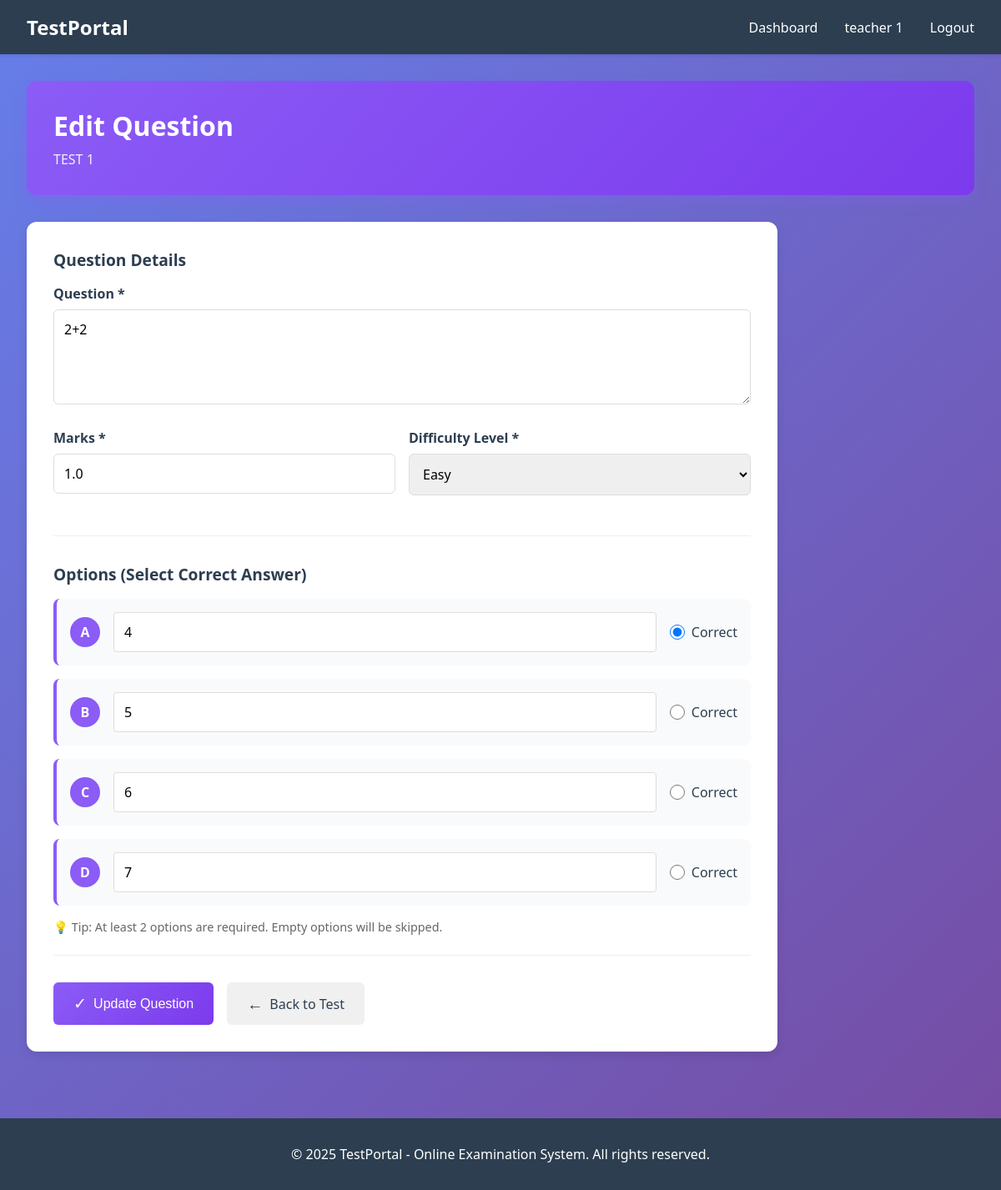
/questions/questions/4/edit/ (signed in), run on the app's committed database.
### accounts/models.py (models this page shows, shortened)
class User(AbstractUser):
    ROLE_CHOICES = (
        ('ADMIN', 'Admin'),
        ('HOD', 'HOD'),
        ('TEACHER', 'Teacher'),
        ('STUDENT', 'Student'),
    )
    role = models.CharField(max_length=20, choices=ROLE_CHOICES)
    groups = models.ManyToManyField(
        'auth.Group',
        verbose_name='groups',
        blank=True,
        related_name='custom_user_groups'
    )
    user_permissions = models.ManyToManyField(
        'auth.Permission',
        verbose_name='user permissions',
        blank=True,
        related_name='custom_user_permissions'
    )

### questions/models.py (models this page shows, shortened)
class Test(models.Model):
    STATUS_CHOICES = (
        ('DRAFT', 'Draft'),
        ('ACTIVE', 'Active'),
        ('CLOSED', 'Closed'),
    )
    title = models.CharField(max_length=255)
    description = models.TextField()
    subject = models.ForeignKey(Subject, on_delete=models.CASCADE, related_name='tests')
    created_by = models.ForeignKey(User, on_delete=models.CASCADE, related_name='created_tests')
    status = models.CharField(max_length=20, choices=STATUS_CHOICES, default='DRAFT')
    total_marks = models.IntegerField(default=100)
    duration_minutes = models.IntegerField(default=60)  # Duration in minutes
    passing_marks = models.IntegerField(default=40)
    start_date = models.DateTimeField()
    end_date = models.DateTimeField()
    is_negative_marking = models.BooleanField(default=False)
    negative_mark_per_question = models.FloatField(default=0)
    instructions = models.TextField(blank=True)
    created_at = models.DateTimeField(auto_now_add=True)
    updated_at = models.DateTimeField(auto_now=True)
    class Meta:
        ordering = ['-created_at']

class Question(models.Model):
    DIFFICULTY_CHOICES = (
        ('EASY', 'Easy'),
        ('MEDIUM', 'Medium'),
        ('HARD', 'Hard'),
    )
    test = models.ForeignKey(Test, on_delete=models.CASCADE, related_name='questions')
    question_text = models.TextField()
    question_image = models.ImageField(upload_to='questions/', blank=True, null=True)
    marks = models.FloatField(default=1)
    difficulty = models.CharField(max_length=10, choices=DIFFICULTY_CHOICES, default='MEDIUM')
    order = models.IntegerField(default=0)  # Order of question in test
    created_at = models.DateTimeField(auto_now_add=True)
    updated_at = models.DateTimeField(auto_now=True)
    class Meta:
        ordering = ['test', 'order']

class QuestionOption(models.Model):
    question = models.ForeignKey(Question, on_delete=models.CASCADE, related_name='options')
    option_text = models.TextField()
    option_image = models.ImageField(upload_to='options/', blank=True, null=True)
    is_correct = models.BooleanField(default=False)
    order = models.IntegerField(default=0)  # A=0, B=1, C=2, D=3
    class Meta:
        ordering = ['question', 'order']
    def get_option_letter(self):
        return chr(65 + self.order)

### questions/views.py (the view, shortened to what this page needs)
# urls.py: path('questions/<int:question_id>/edit/', views.edit_question, name='edit_question'),
@login_required(login_url='accounts:login')
def edit_question(request, question_id):
    question = get_object_or_404(Question, id=question_id)
    test = question.test
    if request.user != test.created_by and request.user.role != 'ADMIN':
        messages.error(request, 'You do not have permission to edit this question')
        return redirect('questions:test_detail', test_id=test.id)
    context = {'question': question, 'test': test}
    return render(request, 'questions/edit_question.html', context)

### templates/questions/edit_question.html (shortened to what this page needs)
{% extends 'base.html' %}
{% block content %}
<div class="dashboard-container">
    <div class="dashboard-header" style="background: linear-gradient(135deg, #8b5cf6 0%, #7c3aed 100%);">
        <h1>Edit Question</h1>
        <p class="header-subtitle">{{ test.title }}</p>
    </div>
    <div class="content-card" style="max-width: 900px;">
        <form method="POST" class="form-container">
            <div class="form-section">
                <h3>Question Details</h3>
                <div class="form-group">
                    <label for="question_text">Question *</label>
                    <textarea id="question_text" name="question_text" rows="4" required>{{ question.question_text }}</textarea>
                </div>
                <div style="display: grid; grid-template-columns: 1fr 1fr; gap: 1rem;">
                    <div class="form-group">
                        <label for="marks">Marks *</label>
                        <input type="number" id="marks" name="marks" value="{{ question.marks }}" min="1" step="0.5" required>
                    </div>
                    <div class="form-group">
                        <label for="difficulty">Difficulty Level *</label>
                        <select id="difficulty" name="difficulty" required>
                            <option value="EASY" {% if question.difficulty == 'EASY' %}selected{% endif %}>Easy</option>
                        </select>
                    </div>
                </div>
            </div>
            <div class="form-section">
                <h3>Options (Select Correct Answer)</h3>
                <div class="options-container">
                    {% for option in question.options.all %}
                    <div class="option-group">
                        <div class="option-letter">{{ option.get_option_letter }}</div>
                        <div style="flex: 1;">
                            <input type="text" name="option_text" value="{{ option.option_text }}" placeholder="Option text" class="option-input">
                        </div>
                        <div style="display: flex; align-items: center; gap: 0.5rem;">
                            <input type="radio" name="correct_option" value="{{ option.order }}" {% if option.is_correct %}checked{% endif %} class="correct-radio">
                            <label style="margin: 0; cursor: pointer;">Correct</label>
                        </div>
                    </div>
                    {% endfor %}
                </div>
                <p style="font-size: 0.9rem; color: #666; margin-top: 1rem;">
                    💡 Tip: At least 2 options are required. Empty options will be skipped.
                </p>
            </div>
            <div class="form-actions">
                <button type="submit" class="btn btn-primary">
                    <span class="btn-icon">✓</span> Update Question
                </button>
                <a href="{% url 'questions:test_detail' test.id %}" class="btn btn-secondary">
                    <span class="btn-icon">←</span> Back to Test
                </a>
            </div>
        </form>
    </div>
</div>
{% endblock %}

### templates/base.html (shortened to what this page needs)
<!DOCTYPE html>
<html lang="en">
<head>
</head>
<body>
    {% if user.is_authenticated %}
    <nav class="navbar">
        <div class="navbar-container">
            <h1>TestPortal</h1>
            <div class="navbar-links">
                <a href="{% url 'accounts:admin_dashboard' %}">Dashboard</a>
                <span>{{ user.get_full_name|default:user.username }}</span>
                <a href="{% url 'accounts:admin_logout' %}">Logout</a>
            </div>
        </div>
    </nav>
    {% endif %}
    <div class="container">
        {% block content %}{% endblock %}
    </div>
    <footer class="footer">
        <p>&copy; 2025 TestPortal - Online Examination System. All rights reserved.</p>
    </footer>
</body>
</html>

### templates/questions/edit_question.html (style rules this page uses)
.dashboard-container { max-width: 1400px; margin: 0 auto; }
.dashboard-header { color: white; padding: 2rem; border-radius: 12px; margin-bottom: 2rem; box-shadow: 0 8px 16px rgba(139, 92, 246, 0.3); }
.dashboard-header h1 { margin: 0 0 0.5rem 0; font-size: 2rem; }
.header-subtitle { margin: 0; opacity: 0.9; }
.content-card { background: white; padding: 2rem; border-radius: 12px; box-shadow: 0 4px 12px rgba(0, 0, 0, 0.1); }
.form-section { margin-bottom: 2rem; padding-bottom: 1.5rem; border-bottom: 1px solid #eee; }
.form-section h3 { margin: 0 0 1rem 0; color: #2c3e50; font-size: 1.2rem; }
.form-group { margin-bottom: 1.5rem; }
.form-group label { display: block; margin-bottom: 0.5rem; font-weight: 600; color: #2c3e50; }
.form-group input, .form-group textarea, .form-group select { width: 100%; padding: 0.75rem; border: 1px solid #ddd; border-radius: 6px; font-size: 1rem; font-family: inherit; }
.options-container { display: flex; flex-direction: column; gap: 1rem; }
.option-group { display: flex; gap: 1rem; align-items: center; padding: 1rem; background: #f9fafb; border-radius: 8px; border-left: 4px solid #8b5cf6; }
.option-letter { width: 36px; height: 36px; background: #8b5cf6; color: white; border-radius: 50%; display: flex; align-items: center; justify-content: center; font-weight: 600; flex-shrink: 0; }
.option-input { width: 100%; padding: 0.5rem; border: 1px solid #ddd; border-radius: 4px; font-size: 0.95rem; }
.correct-radio { width: 18px; height: 18px; cursor: pointer; }
.form-actions { display: flex; gap: 1rem; margin-top: 2rem; }
.btn { display: inline-flex; align-items: center; gap: 0.5rem; padding: 0.75rem 1.5rem; border: none; border-radius: 6px; font-size: 1rem; text-decoration: none; cursor: pointer; transition: all 0.3s; font-weight: 500; }
.btn-primary { background: linear-gradient(135deg, #8b5cf6 0%, #7c3aed 100%); color: white; }
.btn-secondary { background: #f0f0f0; color: #2c3e50; }
.btn-icon { font-size: 1.2rem; }

### data on the page
User: get_full_name "teacher 1"
Test: title "TEST 1"
Question: question_text "2+2", marks "1.0", difficulty "Easy"
QuestionOption: get_option_letter "A", option_text "4", is_correct "☑"
QuestionOption: get_option_letter "B", option_text "5"
QuestionOption: get_option_letter "C", option_text "6"
QuestionOption: get_option_letter "D", option_text "7"
